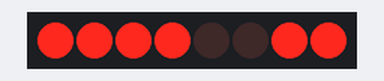
A sketch run on a simulated ESP32. On the bench: 8 shift-register outputs drawn as a row of LEDs (first output left, lit = HIGH). Wiring (inferred from the names in the program): shift register (74HC595): data GPIO 5; shift clock GPIO 32; latch GPIO 19. Wiring (inferred from the signals the program sends): row of LEDs: on Q0, Q1, Q2, Q3, Q4, Q5, Q6, Q7. What the sketch prints to the serial monitor is not drawn.

Above: at 0.1 s.
At 17.0 s:
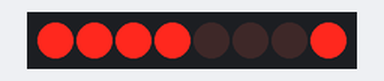
At 34.6 s:
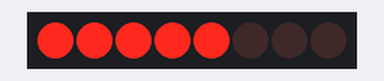
Timing chart, 0 to 40.0 s (numbered marks = the images above):
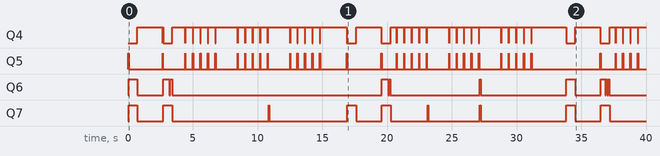

Measured:
- by itself, Q7: LOW → HIGH at 0.04 s, → LOW 0.68 s later, → HIGH 2.0 s later, → LOW 0.66 s later, … (18 changes in this stretch)

The sketch:

flip_dot_display_board_test.ino
```cpp
/*
  simple flip dot display test
*/
//this is 5X7 font, see below for 5X8
static uint8_t  font_A00[96][5] = {
  { 0x00, 0x00, 0x00, 0x00, 0x00 },  // 20  32
  { 0x00, 0x00, 0x4F, 0x00, 0x00 },  // 21  33  !
  { 0x00, 0x07, 0x00, 0x07, 0x00 },  // 22  34  "
  { 0x14, 0x7F, 0x14, 0x7F, 0x14 },  // 23  35  #
  { 0x24, 0x2A, 0x7F, 0x2A, 0x12 },  // 24  36  $
  { 0x23, 0x13, 0x08, 0x64, 0x62 },  // 25  37  %
  { 0x36, 0x49, 0x55, 0x22, 0x50 },  // 26  38  &
  { 0x00, 0x05, 0x03, 0x00, 0x00 },  // 27  39  '
  { 0x00, 0x1C, 0x22, 0x41, 0x00 },  // 28  40  (
  { 0x00, 0x41, 0x22, 0x1C, 0x00 },  // 29  41  )
  { 0x14, 0x08, 0x3E, 0x08, 0x14 },  // 2A  42  *
  { 0x08, 0x08, 0x3E, 0x08, 0x08 },  // 2B  43  +
  { 0x00, 0x50, 0x30, 0x00, 0x00 },  // 2C  44  ,
  { 0x08, 0x08, 0x08, 0x08, 0x08 },  // 2D  45  -
  { 0x00, 0x60, 0x60, 0x00, 0x00 },  // 2E  46  .
  { 0x20, 0x10, 0x08, 0x04, 0x02 },  // 2F  47  /
  { 0x3E, 0x51, 0x49, 0x45, 0x3E },  // 30  48  0
  { 0x00, 0x42, 0x7F, 0x40, 0x00 },  // 31  49  1
  { 0x42, 0x61, 0x51, 0x49, 0x46 },  // 32  50  2
  { 0x21, 0x41, 0x45, 0x4B, 0x31 },  // 33  51  3
  { 0x18, 0x14, 0x12, 0x7F, 0x10 },  // 34  52  4
  { 0x27, 0x45, 0x45, 0x45, 0x39 },  // 35  53  5
  { 0x3C, 0x4A, 0x49, 0x49, 0x30 },  // 36  54  6
  { 0x03, 0x01, 0x71, 0x09, 0x07 },  // 37  55  7
  { 0x36, 0x49, 0x49, 0x49, 0x36 },  // 38  56  8
  { 0x06, 0x49, 0x49, 0x29, 0x1E },  // 39  57  9
  { 0x00, 0x36, 0x36, 0x00, 0x00 },  // 3A  58  :
  { 0x00, 0x56, 0x36, 0x00, 0x00 },  // 3B  59  ;
  { 0x08, 0x14, 0x22, 0x41, 0x00 },  // 3C  60  <
  { 0x14, 0x14, 0x14, 0x14, 0x14 },  // 3D  61  =
  { 0x00, 0x41, 0x22, 0x14, 0x08 },  // 3E  62  >
  { 0x02, 0x01, 0x51, 0x09, 0x06 },  // 3F  63  ?
  { 0x32, 0x49, 0x79, 0x41, 0x3E },  // 40  64  @
  { 0x7E, 0x11, 0x11, 0x11, 0x7E },  // 41  65  A
  { 0x7F, 0x49, 0x49, 0x49, 0x36 },  // 42  66  B
  { 0x3E, 0x41, 0x41, 0x41, 0x22 },  // 43  67  C
  { 0x7F, 0x41, 0x41, 0x22, 0x1C },  // 44  68  D
  { 0x7F, 0x49, 0x49, 0x49, 0x41 },  // 45  69  E
  { 0x7F, 0x09, 0x09, 0x09, 0x01 },  // 46  70  F
  { 0x3E, 0x41, 0x49, 0x49, 0x7A },  // 47  71  G
  { 0x7F, 0x08, 0x08, 0x08, 0x7F },  // 48  72  H
  { 0x00, 0x41, 0x7F, 0x41, 0x00 },  // 49  73  I
  { 0x20, 0x40, 0x41, 0x3F, 0x01 },  // 4A  74  J
  { 0x7F, 0x08, 0x14, 0x22, 0x41 },  // 4B  75  K
  { 0x7F, 0x40, 0x40, 0x40, 0x40 },  // 4C  76  L
  { 0x7F, 0x02, 0x0C, 0x02, 0x7F },  // 4D  77  M
  { 0x7F, 0x04, 0x08, 0x10, 0x7F },  // 4E  78  N
  { 0x3E, 0x41, 0x41, 0x41, 0x3E },  // 4F  79  O
  { 0x7F, 0x09, 0x09, 0x09, 0x06 },  // 50  80  P
  { 0x3E, 0x41, 0x51, 0x21, 0x5E },  // 51  81  Q
  { 0x7F, 0x09, 0x19, 0x29, 0x46 },  // 52  82  R
  { 0x46, 0x49, 0x49, 0x49, 0x31 },  // 53  83  S
  { 0x01, 0x01, 0x7F, 0x01, 0x01 },  // 54  84  T
  { 0x3F, 0x40, 0x40, 0x40, 0x3F },  // 55  85  U
  { 0x1F, 0x20, 0x40, 0x20, 0x1F },  // 56  86  V
  { 0x3F, 0x40, 0x38, 0x40, 0x3F },  // 57  87  W
  { 0x63, 0x14, 0x08, 0x14, 0x63 },  // 58  88  X
  { 0x07, 0x08, 0x70, 0x08, 0x07 },  // 59  89  Y
  { 0x61, 0x51, 0x49, 0x45, 0x43 },  // 5A  90  Z
  { 0x7F, 0x41, 0x41, 0x00, 0x00 },  // 5B  91  [
  { 0x15, 0x16, 0x7C, 0x16, 0x15 },  // 5C  92  '\'
  { 0x00, 0x41, 0x41, 0x7F, 0x00 },  // 5D  93  ]
  { 0x04, 0x02, 0x01, 0x02, 0x04 },  // 5E  94  ^
  { 0x40, 0x40, 0x40, 0x40, 0x40 },  // 5F  95  _
  { 0x00, 0x01, 0x02, 0x04, 0x00 },  // 60  96  `
  { 0x20, 0x54, 0x54, 0x54, 0x78 },  // 61  97  a
  { 0x7F, 0x48, 0x44, 0x44, 0x38 },  // 62  98  b
  { 0x38, 0x44, 0x44, 0x44, 0x20 },  // 63  99  c
  { 0x38, 0x44, 0x44, 0x48, 0x7F },  // 64 100  d
  { 0x38, 0x54, 0x54, 0x54, 0x18 },  // 65 101  e
  { 0x08, 0x7E, 0x09, 0x01, 0x02 },  // 66 102  f
  { 0x0C, 0x52, 0x52, 0x52, 0x3E },  // 67 103  g
  { 0x7F, 0x08, 0x04, 0x04, 0x78 },  // 68 104  h
  { 0x00, 0x44, 0x7D, 0x40, 0x00 },  // 69 105  i
  { 0x20, 0x40, 0x44, 0x3D, 0x00 },  // 6A 106  j
  { 0x7F, 0x10, 0x28, 0x44, 0x00 },  // 6B 107  k
  { 0x00, 0x41, 0x7F, 0x40, 0x00 },  // 6C 108  l
  { 0x7C, 0x04, 0x18, 0x04, 0x78 },  // 6D 109  m
  { 0x7C, 0x08, 0x04, 0x04, 0x78 },  // 6E 110  n
  { 0x38, 0x44, 0x44, 0x44, 0x38 },  // 6F 111  o
  { 0x7C, 0x14, 0x14, 0x14, 0x08 },  // 70 112  p
  { 0x08, 0x14, 0x14, 0x18, 0x7C },  // 71 113  q
  { 0x7C, 0x08, 0x04, 0x04, 0x08 },  // 72 114  r
  { 0x48, 0x54, 0x54, 0x54, 0x20 },  // 73 115  s
  { 0x04, 0x3F, 0x44, 0x40, 0x20 },  // 74 116  t
  { 0x3C, 0x40, 0x40, 0x20, 0x7C },  // 75 117  u
  { 0x1C, 0x20, 0x40, 0x20, 0x1C },  // 76 118  v
  { 0x3C, 0x40, 0x38, 0x40, 0x3C },  // 77 119  w
  { 0x44, 0x28, 0x10, 0x28, 0x44 },  // 78 120  x
  { 0x0C, 0x50, 0x50, 0x50, 0x3C },  // 79 121  y
  { 0x44, 0x64, 0x54, 0x4C, 0x44 },  // 7A 122  z
  { 0x00, 0x08, 0x36, 0x41, 0x00 },  // 7B 123  {
  { 0x00, 0x00, 0x7F, 0x00, 0x00 },  // 7C 124  |
  { 0x00, 0x41, 0x36, 0x08, 0x00 },  // 7D 125  }
  { 0x08, 0x08, 0x2A, 0x1C, 0x08 },  // 7E 126  ~
  { 0x08, 0x1C, 0x2A, 0x08, 0x08 }   // 7F 127
};

//this is 5X8 font - note might need to recode to 2 dim array like above??
const unsigned char font[] =
{
      0x00,0x00,0x00,0x00,0x00,  // space
      0x00,0x00,0x5f,0x00,0x00,  // !
      0x00,0x07,0x00,0x07,0x00,  // "
      0x14,0x7f,0x14,0x7f,0x14,  // #
      0x24,0x2a,0x6b,0x2a,0x12,  // $
      0x63,0x13,0x08,0x64,0x63,  // %
      0x36,0x49,0x56,0x20,0x50,  // &
      0x00,0x00,0x07,0x00,0x00,  // '
      0x00,0x3c,0x42,0x81,0x00,  // (
      0x00,0x81,0x42,0x3c,0x00,  // )
      0x14,0x08,0x3e,0x08,0x14,  // *
      0x08,0x08,0x3e,0x08,0x08,  // +
      0x00,0x80,0x60,0x00,0x00,  // ,
      0x08,0x08,0x08,0x08,0x08,  // -
      0x00,0x00,0x60,0x00,0x00,  // .
      0xc0,0x30,0x0c,0x03,0x00,  // /
      0x3e,0x51,0x49,0x45,0x3e,  // 0
      0x00,0x42,0x7f,0x40,0x00,  // 1
      0x62,0x51,0x49,0x49,0x46,  // 2
      0x22,0x41,0x49,0x49,0x36,  // 3
      0x18,0x14,0x12,0x7f,0x10,  // 4
      0x27,0x45,0x45,0x45,0x39,  // 5
      0x3c,0x4a,0x49,0x49,0x30,  // 6
      0x01,0x71,0x09,0x05,0x03,  // 7
      0x36,0x49,0x49,0x49,0x36,  // 8
      0x06,0x49,0x49,0x29,0x1e,  // 9
      0x00,0x00,0x6c,0x00,0x00,  // :
      0x00,0x80,0x6c,0x00,0x00,  // ;
      0x08,0x14,0x22,0x41,0x00,  // <
      0x24,0x24,0x24,0x24,0x24,  // =
      0x00,0x41,0x22,0x14,0x08,  // >
      0x02,0x01,0x51,0x09,0x06,  // ?

      0x3e,0x41,0x5d,0x55,0x1e,  // @
      0x7c,0x12,0x11,0x12,0x7c,  // A
      0x7f,0x49,0x49,0x49,0x36,  // B
      0x3e,0x41,0x41,0x41,0x22,  // C
      0x7f,0x41,0x41,0x41,0x3e,  // D
      0x7f,0x49,0x49,0x49,0x41,  // E
      0x7f,0x09,0x09,0x09,0x01,  // F
      0x3e,0x41,0x49,0x49,0x7a,  // G
      0x7f,0x08,0x08,0x08,0x7f,  // H
      0x00,0x41,0x7f,0x41,0x00,  // I
      0x20,0x40,0x40,0x40,0x3f,  // J
      0x7f,0x08,0x14,0x22,0x41,  // K
      0x7f,0x40,0x40,0x40,0x40,  // L
      0x7f,0x02,0x0c,0x02,0x7f,  // M
      0x7f,0x04,0x08,0x10,0x7f,  // N
      0x3e,0x41,0x41,0x41,0x3e,  // O
      0x7f,0x09,0x09,0x09,0x06,  // P
      0x3e,0x41,0x51,0x21,0x5e,  // Q
      0x7f,0x09,0x19,0x29,0x46,  // R
      0x26,0x49,0x49,0x49,0x32,  // S
      0x01,0x01,0x7f,0x01,0x01,  // T
      0x3f,0x40,0x40,0x40,0x3f,  // U
      0x1f,0x20,0x40,0x20,0x1f,  // V
      0x1f,0x60,0x18,0x60,0x1f,  // W
      0x63,0x14,0x08,0x14,0x63,  // X
      0x03,0x04,0x78,0x04,0x03,  // Y
      0x61,0x51,0x49,0x45,0x43,  // Z
      0x00,0xff,0x81,0x81,0x00,  // [
      0x03,0x0c,0x30,0xc0,0x00,  // backslash
      0x00,0x81,0x81,0xff,0x00,  // ]
      0x04,0x02,0x01,0x02,0x04,  // ^
      0x80,0x80,0x80,0x80,0x80,  // _

      0x06,0x09,0x09,0x06,0x00,  // ` (Degree symbol)
      0x20,0x54,0x54,0x54,0x78,  // a
      0x7f,0x48,0x48,0x48,0x30,  // b
      0x38,0x44,0x44,0x44,0x00,  // c
      0x30,0x48,0x48,0x48,0x7f,  // d
      0x38,0x54,0x54,0x54,0x08,  // e
      0x08,0x7e,0x09,0x09,0x00,  // f
      0x18,0xa4,0xa4,0xa4,0x7c,  // g
      0x7f,0x08,0x08,0x70,0x00,  // h
      0x00,0x00,0x7d,0x40,0x00,  // i
      0x40,0x80,0x84,0x7d,0x00,  // j
      0x7f,0x10,0x28,0x44,0x00,  // k
      0x00,0x00,0x7f,0x40,0x00,  // l
      0x7c,0x04,0x18,0x04,0x78,  // m
      0x7c,0x04,0x04,0x78,0x00,  // n
      0x38,0x44,0x44,0x44,0x38,  // o
      0xfc,0x24,0x24,0x24,0x18,  // p
      0x18,0x24,0x24,0x24,0xfc,  // q
      0x7c,0x08,0x04,0x04,0x00,  // r
      0x08,0x54,0x54,0x54,0x20,  // s
      0x04,0x3e,0x44,0x44,0x00,  // t
      0x3c,0x40,0x40,0x20,0x7c,  // u
      0x1c,0x20,0x40,0x20,0x1c,  // v
      0x3c,0x60,0x30,0x60,0x3c,  // w
      0x6c,0x10,0x10,0x6c,0x00,  // x
      0x9c,0xa0,0x60,0x3c,0x00,  // y
      0x64,0x54,0x54,0x4c,0x00,  // z
      0x00,0x08,0x76,0x81,0x81,  // {
      0x00,0x00,0xff,0x00,0x00,  // |
      0x81,0x81,0x76,0x08,0x00,  // }
      0x4c,0x72,0x02,0x72,0x4c,  // ~ (Omega character)
      0x55,0x2a,0x55,0x2a,0x55   // del
};
#define FET18V 25 //define the control pin
#define SER 5 //define the serial data input pin
#define SRCLK 32 //define the serial input clock pin(the shift register clock input)
#define RCLK 19 //define the latch pin(storage register clock input)

byte j=0;
byte j2=255;
int row = 0;
int col = 0;
byte osend;
byte setReset =1;
void setup() {
  // initialize the digital pin as an output.
  pinMode(FET18V, OUTPUT);
  digitalWrite(FET18V,LOW);
  pinMode(SER, OUTPUT);
  pinMode(SRCLK, OUTPUT);
  pinMode(RCLK, OUTPUT);
  digitalWrite(SRCLK,LOW);
  digitalWrite(RCLK,LOW);
  Serial.begin(115200);
}
void loop()
{

  osend = 15; //set all 4 display output enables, bits 1,2,3,4
  bitSet(osend,5); //Set the reset bit
  write595(osend);
  //delay(1);
  //write595(0);

  for (col = 0;col < 28; col++ ) {
    //Serial.print("Col=");
    //Serial.println(col);
    for (row = 0;row < 7;row++) {
      //Serial.print("Row=");
      //Serial.println(row);

      osend = 15; //set all 4 display output enables, bits 1,2,3,4
      if (setReset) bitSet(osend,6); //Set the Set/Unset bit
      write595(osend);

      //Now flash the 18V FET line
      pulseFET();

      //write595(0);
      //delay(50); // just so we can slow it down a bit

      //At end advance the row
      osend = 15; //set all 4 display output enables, bits 1,2,3,4
      bitSet(osend,7); //Set the Row advance
      write595(osend);
      //delay(1);
      //write595(0);
    }
    //At end advance the column
    osend = 15; //set all 4 display output enables, bits 1,2,3,4
    bitSet(osend,4); //Set the Col advance
    write595(osend);
    //delay(1);
    //write595(0);
  }
  Serial.print("End, sleep 2s");
  delay(2000);
  if (setReset) setReset = 0; else setReset = 1;
  /*
  digitalWrite(FET18V,LOW);
  delay(5000);
  digitalWrite(FET18V,HIGH);
  delay(5000);
  */

  //delay(1000);
  osend = 15; //set all 4 display output enables, bits 1,2,3,4
  bitSet(osend,5); //Set the reset bit
  write595(osend);


  //At end advance the column again to leave a space
  // we need to blank out all the dots
  for (row = 0;row<7;row++) {
    osend = 15; //set all 4 display output enables, bits 1,2,3,4
    write595(osend);
    pulseFET();
    //At end advance the row
    osend = 15; //set all 4 display output enables, bits 1,2,3,4
    bitSet(osend,7); //Set the Row advance
    write595(osend);
  }
  osend = 15; //set all 4 display output enables, bits 1,2,3,4
  bitSet(osend,4); //Set the Col advance
  //delay(1); write595(15); delay(1);
  write595(osend);
  //write595(15);


  //Now lets try display some characters:

  for (col = 0;col < 5; col++ ) {
    //Serial.print("Col=");
    //Serial.println(col);
    for (row = 0;row<7;row++) {
      //Serial.print("Row=");
      //Serial.println(row);
      osend = 15; //set all 4 display output enables, bits 1,2,3,4
      if bitRead(font_A00[16][col],row) bitSet(osend,6); else bitClear(osend,6);  //"0"
      write595(osend);
      pulseFET();
      //At end advance the row
      osend = 15; //set all 4 display output enables, bits 1,2,3,4
      bitSet(osend,7); //Set the Row advance
      write595(osend);
    }
    //At end advance the column
    osend = 15; //set all 4 display output enables, bits 1,2,3,4
    bitSet(osend,4); //Set the Col advance
    write595(osend);
  }

  //At end advance the column again to leave a space
  // we need to blank out all the dots
  for (row = 0;row<7;row++) {
    osend = 15; //set all 4 display output enables, bits 1,2,3,4
    write595(osend);
    pulseFET();
    //At end advance the row
    osend = 15; //set all 4 display output enables, bits 1,2,3,4
    bitSet(osend,7); //Set the Row advance
    write595(osend);
  }
  osend = 15; //set all 4 display output enables, bits 1,2,3,4
  bitSet(osend,4); //Set the Col advance
  //delay(1); write595(15); delay(1);
  write595(osend);
  //write595(15);

  // next 5 cols
  for (col = 0;col < 5; col++ ) {
    //Serial.print("Col=");
    //Serial.println(col);
    for (row = 0;row<7;row++) {
      //Serial.print("Row=");
      //Serial.println(row);
      osend = 15; //set all 4 display output enables, bits 1,2,3,4
      if bitRead(font_A00[16+2][col],row) bitSet(osend,6); else bitClear(osend,6);  //"2"
      write595(osend);
      pulseFET();
      //At end advance the row
      osend = 15; //set all 4 display output enables, bits 1,2,3,4
      bitSet(osend,7); //Set the Row advance
      write595(osend);
    }
    //At end advance the column
    osend = 15; //set all 4 display output enables, bits 1,2,3,4
    bitSet(osend,4); //Set the Col advance
    write595(osend);
  }
  //At end advance the column again to leave a space
  // we need to blank out all the dots
  for (row = 0;row<7;row++) {
    osend = 15; //set all 4 display output enables, bits 1,2,3,4
    write595(osend);
    pulseFET();
    //At end advance the row
    osend = 15; //set all 4 display output enables, bits 1,2,3,4
    bitSet(osend,7); //Set the Row advance
    write595(osend);
  }
  osend = 15; //set all 4 display output enables, bits 1,2,3,4
  bitSet(osend,4); //Set the Col advance
  //delay(1); write595(15); delay(1);
  write595(osend);
  //write595(15);

  //Now do 2 rows of "Colons"
  //At end advance the column again to leave a space
  // we need to blank out all the dots
  for (int i = 0;i<2;i++) {
  for (row = 0;row<7;row++) {
    osend = 15; //set all 4 display output enables, bits 1,2,3,4
    if (row == 1 || row == 2 || row == 4 || row == 5 ) bitSet(osend,6);
    write595(osend);
    pulseFET();
    //At end advance the row
    osend = 15; //set all 4 display output enables, bits 1,2,3,4
    bitSet(osend,7); //Set the Row advance
    write595(osend);
  }
  osend = 15; //set all 4 display output enables, bits 1,2,3,4
  bitSet(osend,4); //Set the Col advance
  //delay(1); write595(15); delay(1);
  write595(osend);
  //write595(15);
  }

 //At end advance the column again to leave a space
  // we need to blank out all the dots
  for (row = 0;row<7;row++) {
    osend = 15; //set all 4 display output enables, bits 1,2,3,4
    write595(osend);
    pulseFET();
    //At end advance the row
    osend = 15; //set all 4 display output enables, bits 1,2,3,4
    bitSet(osend,7); //Set the Row advance
    write595(osend);
  }
  osend = 15; //set all 4 display output enables, bits 1,2,3,4
  bitSet(osend,4); //Set the Col advance
  //delay(1); write595(15); delay(1);
  write595(osend);

  //now 2 more digits with a gap inbetween
  //Now lets try display some characters:

  for (col = 0;col < 5; col++ ) {
    //Serial.print("Col=");
    //Serial.println(col);
    for (row = 0;row<7;row++) {
      //Serial.print("Row=");
      //Serial.println(row);
      osend = 15; //set all 4 display output enables, bits 1,2,3,4
      if bitRead(font_A00[16+4][col],row) bitSet(osend,6); else bitClear(osend,6);  //"4"
      write595(osend);
      pulseFET();
      //At end advance the row
      osend = 15; //set all 4 display output enables, bits 1,2,3,4
      bitSet(osend,7); //Set the Row advance
      write595(osend);
    }
    //At end advance the column
    osend = 15; //set all 4 display output enables, bits 1,2,3,4
    bitSet(osend,4); //Set the Col advance
    write595(osend);
  }

  //At end advance the column again to leave a space
  // we need to blank out all the dots
  for (row = 0;row<7;row++) {
    osend = 15; //set all 4 display output enables, bits 1,2,3,4
    write595(osend);
    pulseFET();
    //At end advance the row
    osend = 15; //set all 4 display output enables, bits 1,2,3,4
    bitSet(osend,7); //Set the Row advance
    write595(osend);
  }
  osend = 15; //set all 4 display output enables, bits 1,2,3,4
  bitSet(osend,4); //Set the Col advance
  //delay(1); write595(15); delay(1);
  write595(osend);
  //write595(15);

  // next 5 cols
  for (col = 0;col < 5; col++ ) {
    //Serial.print("Col=");
    //Serial.println(col);
    for (row = 0;row<7;row++) {
      //Serial.print("Row=");
      //Serial.println(row);
      osend = 15; //set all 4 display output enables, bits 1,2,3,4
      if bitRead(font_A00[16+7][col],row) bitSet(osend,6); else bitClear(osend,6);  //"7"
      write595(osend);
      pulseFET();
      //At end advance the row
      osend = 15; //set all 4 display output enables, bits 1,2,3,4
      bitSet(osend,7); //Set the Row advance
      write595(osend);
    }
    //At end advance the column
    osend = 15; //set all 4 display output enables, bits 1,2,3,4
    bitSet(osend,4); //Set the Col advance
    write595(osend);
  }
  //At end advance the column again to leave a space
  // we need to blank out all the dots
  for (row = 0;row<7;row++) {
    osend = 15; //set all 4 display output enables, bits 1,2,3,4
    write595(osend);
    pulseFET();
    //At end advance the row
    osend = 15; //set all 4 display output enables, bits 1,2,3,4
    bitSet(osend,7); //Set the Row advance
    write595(osend);
  }
  osend = 15; //set all 4 display output enables, bits 1,2,3,4
  bitSet(osend,4); //Set the Col advance
  //delay(1); write595(15); delay(1);
  write595(osend);
  //write595(15);

  //At end advance the column again to leave a space
  // we need to blank out all the dots
  for (row = 0;row<7;row++) {
    osend = 15; //set all 4 display output enables, bits 1,2,3,4
    write595(osend);
    pulseFET();
    //At end advance the row
    osend = 15; //set all 4 display output enables, bits 1,2,3,4
    bitSet(osend,7); //Set the Row advance
    write595(osend);
  }
  osend = 15; //set all 4 display output enables, bits 1,2,3,4
  bitSet(osend,4); //Set the Col advance
  //delay(1); write595(15); delay(1);
  write595(osend);
  //write595(15);

  for (int j = 0;j<10;j++) {
  //Now flash the colons a few times
  delay(500);
  //reset counters to start
  osend = 15; //set all 4 display output enables, bits 1,2,3,4
  bitSet(osend,5); //Set the reset bit
  write595(osend);

  for (col = 0; col < 13;col++ ) {
    osend = 15; //set all 4 display output enables, bits 1,2,3,4
    bitSet(osend,4); //Set the col advance
    write595(osend);
    write595(15);
  }
  //Now do 2 rows of "Colons"
  //At end advance the column again to leave a space
  // we need to blank out all the dots
  for (int i = 0;i<2;i++) {
  for (row = 0;row<7;row++) {
    osend = 15; //set all 4 display output enables, bits 1,2,3,4
    //if (row == 1 || row == 2 || row == 4 || row == 5 ) bitSet(osend,6);
    write595(osend);
    pulseFET();
    //At end advance the row
    osend = 15; //set all 4 display output enables, bits 1,2,3,4
    bitSet(osend,7); //Set the Row advance
    write595(osend);
  }
  osend = 15; //set all 4 display output enables, bits 1,2,3,4
  bitSet(osend,4); //Set the Col advance
  //delay(1); write595(15); delay(1);
  write595(osend);
  //write595(15);
  }
  delay(500);
  //reset counters to start
  osend = 15; //set all 4 display output enables, bits 1,2,3,4
  bitSet(osend,5); //Set the reset bit
  write595(osend);

  for (col = 0; col < 13;col++ ) {
    osend = 15; //set all 4 display output enables, bits 1,2,3,4
    bitSet(osend,4); //Set the Col advance
    write595(osend);
    write595(15);
  }
  //Now do 2 rows of "Colons"
  //At end advance the column again to leave a space
  // we need to blank out all the dots
  for (int i = 0;i<2;i++) {
  for (row = 0;row<7;row++) {
    osend = 15; //set all 4 display output enables, bits 1,2,3,4
    if (row == 1 || row == 2 || row == 4 || row == 5 ) bitSet(osend,6);
    write595(osend);
    pulseFET();
    //At end advance the row
    osend = 15; //set all 4 display output enables, bits 1,2,3,4
    bitSet(osend,7); //Set the Row advance
    write595(osend);
  }
  osend = 15; //set all 4 display output enables, bits 1,2,3,4
  bitSet(osend,4); //Set the Col advance
  //delay(1); write595(15); delay(1);
  write595(osend);
  //write595(15);
  }
  }

  delay(2000);
}
void pulseFET(){
  digitalWrite(FET18V,HIGH);
  delay(1);
  digitalWrite(FET18V,LOW);
}
void write595(byte data1 )
{
  digitalWrite(RCLK, LOW);
  shiftOut(SER, SRCLK, MSBFIRST, data1);
  digitalWrite(RCLK, HIGH);
  delay(1); digitalWrite(RCLK, LOW);
}
```
